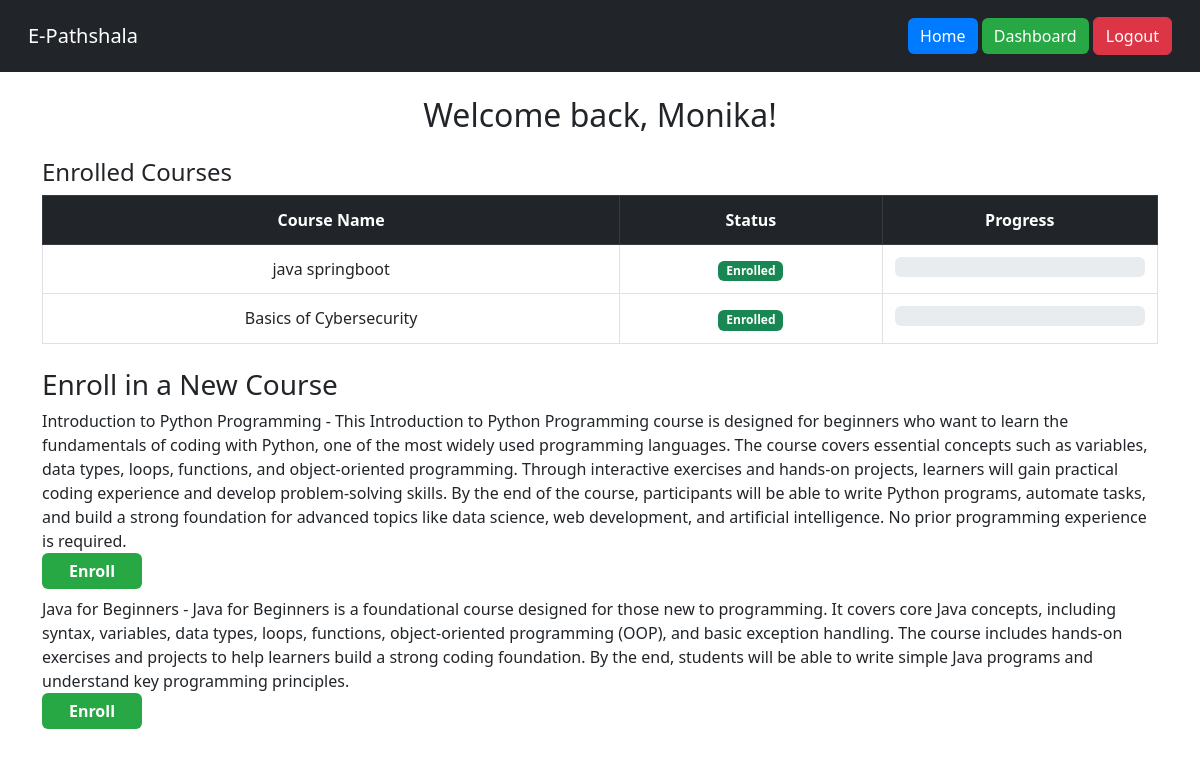
The page /dashboard (signed in) on the database its author committed.
### app/models.py (models this page shows, shortened)
class User(db.Model):
    __tablename__ = 'user'
    id = db.Column(db.Integer, primary_key=True)
    username = db.Column(db.String(80), unique=True, nullable=False)
    password_hash = db.Column(db.String(128))
    is_instructor = db.Column(db.Boolean, default=False)
    enrollments = db.relationship('Enrollment', back_populates='student')
    posts = db.relationship('Post', backref='author', lazy='dynamic')

class Course(db.Model):
    id = db.Column(db.Integer, primary_key=True)
    title = db.Column(db.String(100), nullable=False)
    description = db.Column(db.String(255), nullable=True)
    instructor_id = db.Column(db.Integer, db.ForeignKey('user.id'))
    instructor = db.relationship('User', backref='courses')
    enrollments = db.relationship('Enrollment', back_populates='course')
    assessments = db.relationship('Assessment', backref='course', lazy='dynamic')
    forums = db.relationship('Forum', backref='course', lazy='dynamic')

### app/routes.py (the view)
@main.route('/dashboard')
def dashboard():
    if 'user_id' not in session:
        flash("Please log in to view this page.")
        return redirect(url_for('main.login'))
    user = User.query.get(session['user_id'])
    if user is None:
        flash('User not found. Please log in again.')
        return redirect(url_for('main.login'))
    if user.is_instructor:
        courses = Course.query.filter_by(instructor_id=user.id).all()
        total_courses = len(courses)
        student_ids = set()
        total_enrollments = 0
        for course in courses:
            enrollments = Enrollment.query.filter_by(course_id=course.id).all()
            total_enrollments += len(enrollments)
            for enrollment in enrollments:
                student_ids.add(enrollment.student_id)
        total_students = len(student_ids)
        return render_template(
            'instructor_dashboard.html',
            user=user,
            courses=courses,
            total_students=total_students,
            total_courses=total_courses,
            total_enrollments=total_enrollments
        )
    else:
        courses_data = [(enrollment.course, enrollment.progress) for enrollment in user.enrollments]
        available_courses = Course.query.filter(Course.id.notin_([en.course_id for en in user.enrollments])).all()
        return render_template(
            'student_dashboard.html',
            user=user,
            courses=courses_data,
            available_courses=available_courses
        )
    return render_template(template, user=user, courses=courses)

### app/templates/student_dashboard.html (shortened to what this page needs)
<!DOCTYPE html>
<html lang="en">
<head>
    <link href="https://cdn.jsdelivr.net/npm/bootstrap@5.3.0/dist/css/bootstrap.min.css" rel="stylesheet">
</head>
<body>
    <nav class="navbar navbar-dark bg-dark p-3">
        <div class="container-fluid">
            <a class="navbar-brand" href="#">E-Pathshala</a>
            <div>
                <a href="/" class="btn btn-primary">Home</a>
                <a href="/dashboard" class="btn btn-success">Dashboard</a>
                <a href="/logout" class="btn btn-danger">Logout</a>
            </div>
        </div>
    </nav>
    {% block content %}
    <div class="container mt-4">
        <h2 class="text-center">Welcome back, {{ user.username }}!</h2>
        <div class="mt-4">
            <h4>Enrolled Courses</h4>
            <table class="table table-bordered mt-2">
                <thead class="table-dark">
                    <tr>
                        <th>Course Name</th>
                        <th>Status</th>
                        <th>Progress</th>
                    </tr>
                </thead>
                <tbody>
                    {% for course, progress in courses %}
                    <tr>
                        <td>{{ course.title }}</td>
                        <td><span class="badge bg-success">Enrolled</span></td>
                        <td>
                            <div class="progress">
                            </div>
                        </td>
                    </tr>
                    {% else %}
                    <tr><td colspan="3">No enrolled courses.</td></tr>
                    {% endfor %}
                </tbody>
            </table>
        </div>
        <div class="mt-4">
            <h3>Enroll in a New Course</h3>
            {% for course in available_courses %}
            <div class="mb-2">
                {{ course.title }} - {{ course.description }}
                <form action="{{ url_for('main.enroll_in_course', course_id=course.id) }}" method="post">
                    <button type="submit" class="btn btn-enroll">Enroll</button>
                </form>
            </div>
            {% endfor %}
        </div>
    </div>
    {% endblock %}
</body>
</html>

### app/templates/student_dashboard.html (style rules this page uses)
.navbar .btn-primary { background-color: #007bff; border: none; }
.navbar .btn-success { background-color: #28a745; border: none; }
.progress { height: 20px; }
.table th, .table td { padding: 12px; text-align: center; }
.btn-enroll { width: 100px; font-weight: bold; background-color: #28a745; border: none; color: white; }

### rows shown on the page
User: username "Monika"
Course: title "java springboot"
Course: title "Basics of Cybersecurity"
Course: title "Introduction to Python Programming", description "This Introduction to Python Programming course is designed for beginners who want to learn the fundamentals of coding with Python, one of the most widely used programming languages. The course covers essential concepts such as variables, data types, loops, functions, and object-oriented programming. Through interactive exercises and hands-on projects, learners will gain practical coding experience and develop problem-solving skills. By the end of the course, participants will be able to write Python programs, automate tasks, and build a strong foundation for advanced topics like data science, web development, and artificial intelligence. No prior programming experience is required."
Course: title "Java for Beginners", description "Java for Beginners is a foundational course designed for those new to programming. It covers core Java concepts, including syntax, variables, data types, loops, functions, object-oriented programming (OOP), and basic exception handling. The course includes hands-on exercises and projects to help learners build a strong coding foundation. By the end, students will be able to write simple Java programs and understand key programming principles."
